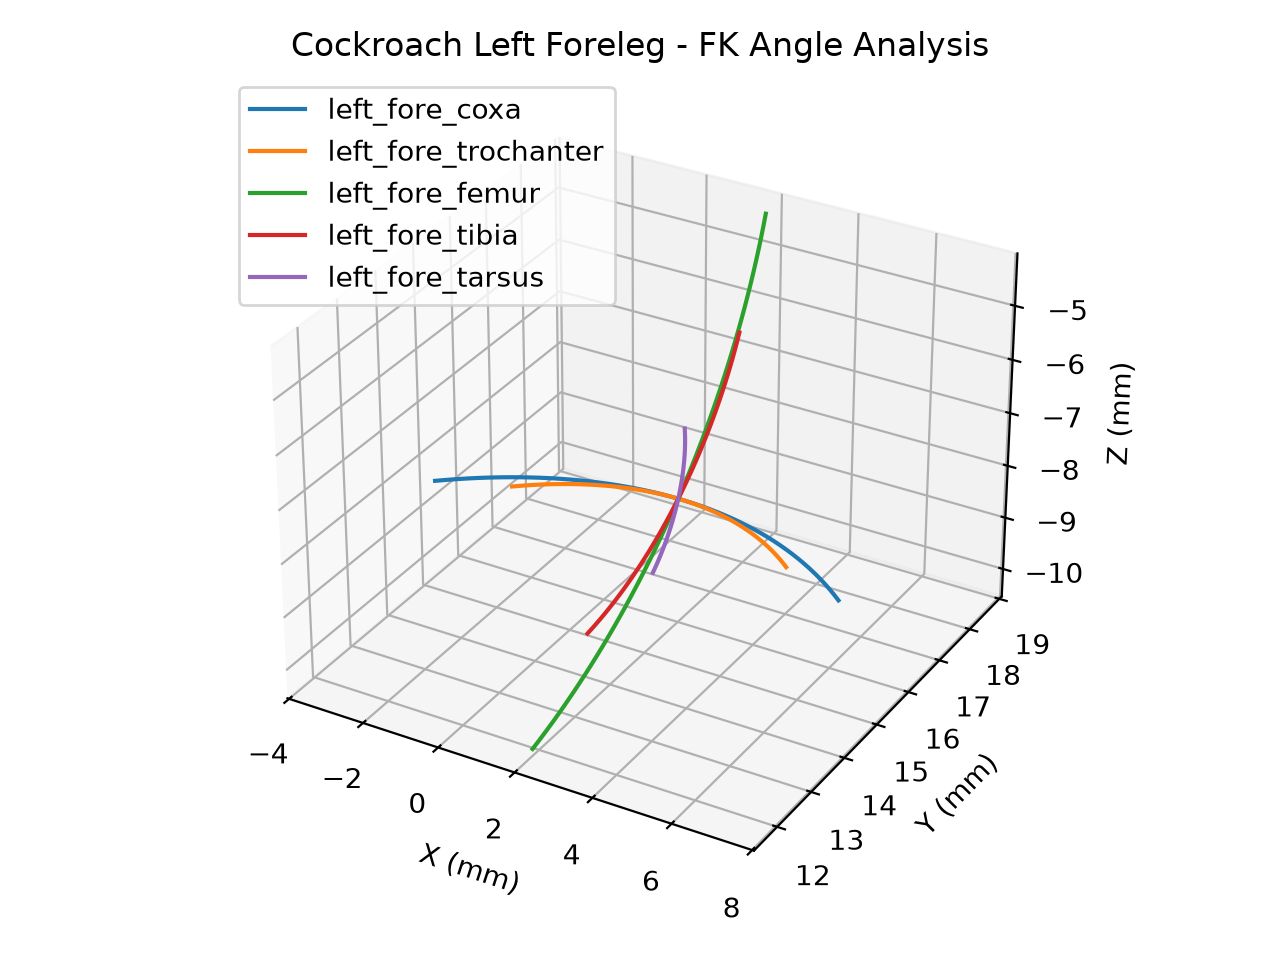

Source code (Python):
import numpy as np
import matplotlib.pyplot as plt

from forward_kinematics import calculate_leg_fk


joint_names = [
    "left_fore_coxa_joint",
    "left_fore_trochanter_joint",
    "left_fore_femur_joint",
    "left_fore_tibia_joint",
    "left_fore_tarsus_joint"
]

angles = np.linspace(-0.5, 0.5, 51)

fig = plt.figure()
ax = fig.add_subplot(111, projection="3d")

for joint in joint_names:

    positions = []

    for angle in angles:

        point = calculate_leg_fk(
            "left_fore",
            {joint: angle}
        )

        positions.append(point * 1000)

    positions = np.array(positions)

    ax.plot(
        positions[:, 0],
        positions[:, 1],
        positions[:, 2],
        label=joint.replace("_joint", "")
    )

ax.set_xlabel("X (mm)")
ax.set_ylabel("Y (mm)")
ax.set_zlabel("Z (mm)")

ax.set_title("Cockroach Left Foreleg - FK Angle Analysis")

ax.legend()
plt.tight_layout()

plt.savefig("fk_angle_analysis.png", dpi=200)
plt.show()
